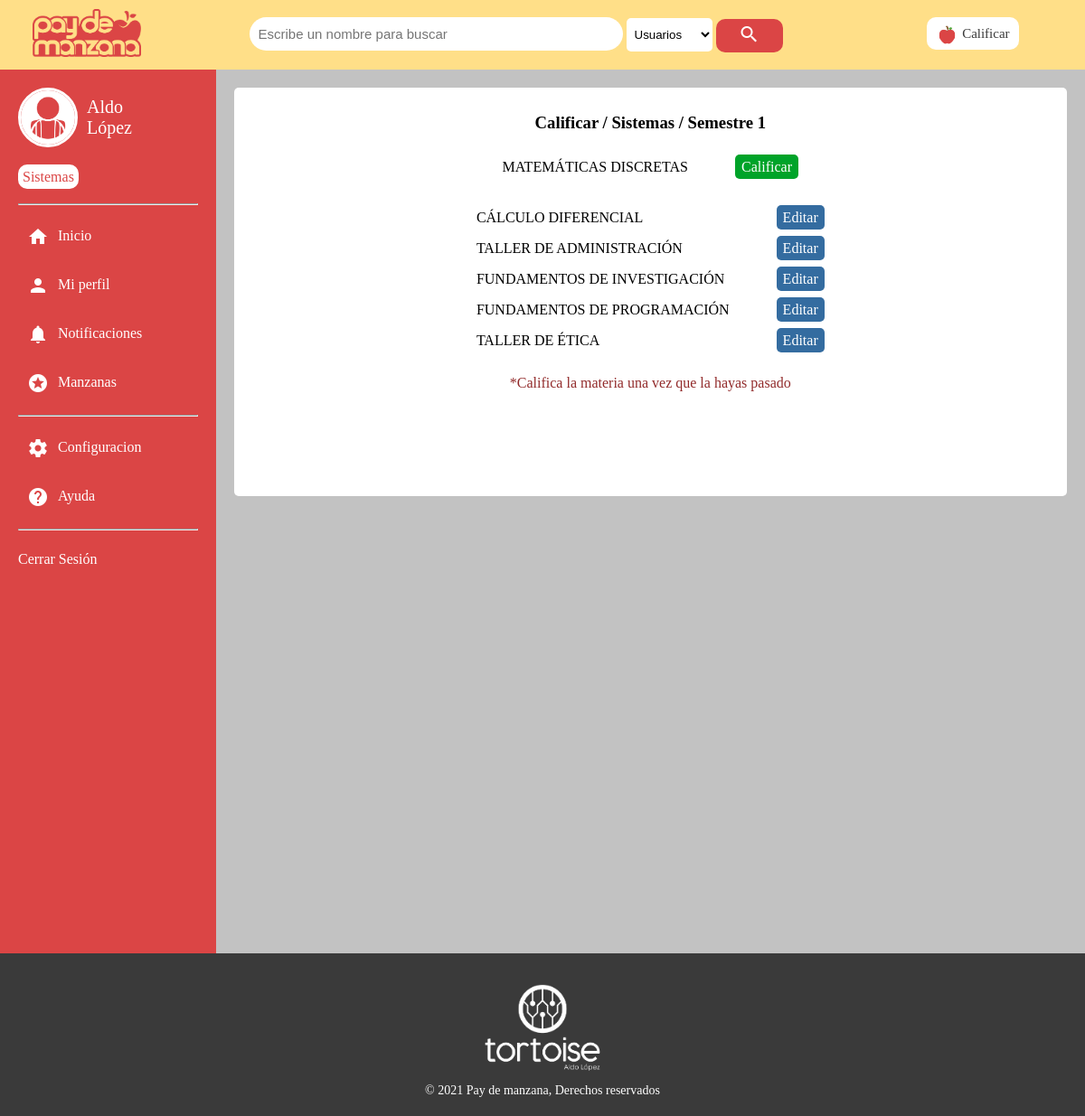
Screenshot of /Calificar/semestre?id=1 (signed in) with the database file from the repository.
### tables this page shows
CREATE TABLE `usuario_presentacion` (
  `Usuario` char(8) NOT NULL,
  `Imagen_ruta` varchar(60) NOT NULL,
  `Descripcion` varchar(500) NOT NULL
);

CREATE TABLE `usuario` (
  `No_control` char(8) NOT NULL,
  `Nombre` varchar(60) NOT NULL,
  `Apellido` varchar(80) NOT NULL,
  `Sexo` enum('Masculino','Femenino','Sin especificar') NOT NULL,
  `Correo` varchar(25) NOT NULL,
  `Carrera` int(11) NOT NULL,
  `Anio_ingreso` year(4) NOT NULL
);

CREATE TABLE `carrera` (
  `Id_carrera` int(11) NOT NULL,
  `Nombre_carrera` varchar(100) DEFAULT NULL,
  `Nombre_corto` varchar(20) DEFAULT NULL,
  `Semestres` int(11) DEFAULT NULL
);

CREATE TABLE `materia` (
  `Id_materia` int(11) NOT NULL,
  `Nombre_materia` varchar(100) NOT NULL,
  `Semestre` int(11) NOT NULL,
  `Carrera` int(11) NOT NULL
);

### model/usuario/ver_perfil.php (called while the page is built, shortened)
<?php
    $sql="SELECT Nombre, Apellido, Carrera FROM usuario WHERE No_control=:usuario";
    $resultado=$base->prepare($sql);
    $resultado->bindValue(":usuario",$usuario);
    $resultado->execute();
    $registro=$resultado->fetch((PDO::FETCH_ASSOC));
    $profilename = $registro["Nombre"] . " " . $registro["Apellido"];
    $carrera = $registro["Carrera"];
    $sql="SELECT Imagen_ruta FROM usuario_presentacion WHERE Usuario=:usuario";
    $resultado=$base->prepare($sql);
    $resultado->bindValue(":usuario",$usuario);
    $resultado->execute();
    $registro=$resultado->fetch((PDO::FETCH_ASSOC));
    $profileimage = $registro["Imagen_ruta"];
    $sql="SELECT * FROM carrera WHERE Id_carrera=:carrera";
    $resultado=$base->prepare($sql);
    $resultado->bindValue(":carrera",$carrera);
    $resultado->execute();
    $registro=$resultado->fetch((PDO::FETCH_ASSOC));
    $profilecareer = $registro["Nombre_corto"];
?>

### model/Calificar/ver_materias.php (the view, shortened to what this page needs)
<?php
    $sql="";
    if(!$calificadas){
        $sql = "SELECT * FROM materia A WHERE A.Carrera = $carrera and A.Semestre = $semestre AND NOT EXISTS(Select Materia From calificacion B Where A.Id_materia = B.Materia AND B.Usuario=:usuario)";
    }else{
        $sql = "SELECT * FROM materia A WHERE A.Carrera = $carrera and A.Semestre = $semestre AND EXISTS(Select Materia From calificacion B Where A.Id_materia = B.Materia AND B.Usuario=:usuario)";
    }
    $resultado=$base->prepare($sql);
    $resultado->bindValue(":usuario",encriptar($usuario));
    $resultado->execute();
    $registros=$resultado->fetchAll((PDO::FETCH_OBJ));
    echo '<table class="materias">';
    foreach($registros as $materias){
        echo '<tr>';
        echo "<td>$materias->Nombre_materia</td>";
        echo "<td>";
        if(!$calificadas){
            echo "<a href=\"calificar?materia=$materias->Id_materia\" class=\"no-calif\">Calificar";
        }else{
            echo "<a href=\"calificar?materia=$materias->Id_materia\" class=\"calif\">Editar";
        }
        echo "</a>";
        echo "</td>";
        echo '</tr>';
    }
    echo "</table>";
?>

### view/common/head/head_folder.php (shortened to what this page needs)
<!DOCTYPE html>
<html lang="es" class="h-100">
<head>
    <link href="../style/header.css" rel="stylesheet">
    <link href="../style/side-bar.css" rel="stylesheet">
    <link href="../style/footer.css" rel="stylesheet">

### Calificar/semestre.php (shortened to what this page needs)
<?php
    require_once("../controller/conexion.php");
    if(!isset($_SESSION["usuario"])){
        header("location:../login");
    }else{
        $usuario = $_SESSION["usuario"];
    }
    $semestre = $_GET["id"];
    require("../model/usuario/ver_perfil.php");
    require_once("../view/common/head/head_folder.php");
?>
    <link href="../style/Calificar/main.css" rel="stylesheet">
    <link href="../style/Calificar/semestre.css" rel="stylesheet">
</head>
<body>
    <div class="main">
        <div class="contenido">
            <?php
                require_once("../view/common/sidebar/side_folder.php");
                require_once("../view/Calificar/semestre.php");
            ?>
        </div>
    </div>
</body>
</html>

### view/common/sidebar/side_folder.php
<div class="sidebar" id="sidebar">
    <div class="perfil">
        <div class="nombre">
            <img src="../uploads/profile-images/<?php echo $profileimage; ?>" alt="perfil" width="60px">
            <span><?php echo $profilename; ?></span>
        </div>
        <div class="carrera">
            <span><?php echo $profilecareer; ?></span>
        </div>
    </div>
    <ul>
        <hr>
        <li><a href="../" id="side-inicio"><i class="material-icons">home</i><span class="side-text">Inicio</span></a></li>
        <li><a href="#" id="side-perfil"><i class="material-icons">person</i><span class="side-text">Mi perfil</span></a></li>
        <li><a href="#" id="side-notificaciones"><i class="material-icons">notifications</i><span class="side-text">Notificaciones</span></a></li>
        <li><a href="#" id="side-manzanas"><i class="material-icons">stars</i><span class="side-text">Manzanas</span></a></li>
        <hr>
        <li><a href="#" id="side-config"><i class="material-icons">settings</i><span class="side-text">Configuracion</span></a></li>
        <li><a href="#" id="side-ayuda"><i class="material-icons">help</i><span class="side-text">Ayuda</span></a></li>
        <hr>
        <li><a href="../logout" id="side-ayuda"><span class="side-text">Cerrar Sesión</span></a></li>
    </ul>
</div>

### view/Calificar/semestre.php
<div class="espacio">
    <div class="frame">
        <h3>Calificar / <?php echo $profilecareer;?> / Semestre <?php echo $semestre?></h3>
        <?php
            $calificadas=false;
            require("../model/Calificar/ver_materias.php");
            $calificadas=true;
            require("../model/Calificar/ver_materias.php");
        ?>
        <p>*Califica la materia una vez que la hayas pasado</p>
    </div>
</div>

### style/header.css (style rules this page uses)
body { margin: 0; padding: 0; font-family: ProximaNova-Regular; }
body { padding: 0px 0px; background: #c2c2c2; }
body header { width: 100%; background: #ffdf88; display: -webkit-box; display: -ms-flexbox; display: flex; -webkit-box-align: center; -ms-flex-align: center; align-items: center; }
body header div { display: inline-block; vertical-align: middle; text-align: center; }
body header .barra-top { padding: 10px; width: 100%; }
body header .barra-top .buscar { width: 70%; }
body header .barra-top .buscar input[type="text"], body header .barra-top .buscar input[type="tel"], body header .barra-top .buscar input[type="email"], body header .barra-top .buscar input[type="password"], body header .barra-top .buscar input[type="number"] { background: #FFF; width: 50%; max-width: 1000px; border-radius: 20px; -webkit-box-sizing: border-box; box-sizing: border-box; border: 0px solid #db4545; font-size: 15px; padding: 10px; }
body header .barra-top .buscar select { line-height: 1.3; padding: 10px 5px; -webkit-box-sizing: border-box; box-sizing: border-box; border: 0px solid #db4545; border-radius: 5px; background: #ffffff; }
body header .barra-top .buscar select option { font-weight: normal; padding: 5px; }
body header .barra-top .buscar button { color: #ffffff; border: 0; border-radius: 10px; background: #db4545; padding: 5px 25px; vertical-align: middle; }
body header .barra-top .img { width: 10%; }
body header .barra-top .calificar { width: 15%; }
body header .barra-top .calificar a { font-size: 15px; font-family: Proxima Nova Bold; text-decoration: none; color: #3a3a3a; padding: 10px; border-radius: 10px; border: 0px solid #db4545; background: #FFFFFF; }
body header .barra-top .calificar a img { vertical-align: middle; }

### style/side-bar.css (style rules this page uses)
body { margin: 0; padding: 0; font-family: ProximaNova-Regular; }
.main { width: 100%; }
.main .contenido { margin: 0; width: 100%; display: -webkit-box; display: -ms-flexbox; display: flex; }
.main .contenido .sidebar { margin: 0px 0px; width: 250px; background: #db4545; color: #FFFFFF; padding: 20px; float: left; overflow: hidden; -ms-flex-wrap: wrap; flex-wrap: wrap; -webkit-box-pack: justify; -ms-flex-pack: justify; justify-content: space-between; }
.main .contenido .sidebar ul { display: block; width: 100%; list-style: none; margin: 10px 0px; text-align: left; list-style-type: none; padding: 0px; height: 100vh; }
.main .contenido .sidebar ul li { width: 100%; margin: 0px; display: block; }
.main .contenido .sidebar ul li a { width: 100%; padding: 15px 0px; display: block; text-decoration: none; color: #FFFFFF; -webkit-transition: padding .3s; transition: padding .3s; }
.main .contenido .sidebar ul li a i { margin: 0px 10px; vertical-align: middle; }
.main .contenido .sidebar .perfil .nombre { width: 70px; height: 70px; display: -webkit-box; display: -ms-flexbox; display: flex; }
.main .contenido .sidebar .perfil .nombre img { width: 60px; height: 60px; border-radius: 50%; border: 3px solid #ffffff; -o-object-fit: cover; object-fit: cover; float: left; }
.main .contenido .sidebar .perfil .nombre span { float: left; margin: 10px 10px; font-size: 20px; vertical-align: middle; -webkit-box-align: center; -ms-flex-align: center; align-items: center; }
.main .contenido .sidebar .carrera { margin: 20px auto; }
.main .contenido .sidebar .carrera span { padding: 5px; border-radius: 10px; background: #ffffff; color: #db4545; font-family: Proxima Nova Bold; }

### style/footer.css (style rules this page uses)
body { margin: 0; padding: 0; font-family: ProximaNova-Regular; }
footer { text-align: center; width: 100%; background: #3a3a3a; color: #FFFFFF; font-size: 14px; }
footer div { width: 100%; padding: 20px 0px; }
footer div img { width: 150px; display: block; margin: 10px auto; }

### style/Calificar/main.css (style rules this page uses)
.espacio { width: 100%; padding: 20px; -webkit-box-sizing: border-box; box-sizing: border-box; }
.espacio .frame { width: 100%; margin: 0px auto; background: #FFFFFF; padding: 10px 20px 100px 20px; -webkit-box-sizing: border-box; box-sizing: border-box; border-radius: 5px; text-align: center; }

### style/Calificar/semestre.css (style rules this page uses)
body { margin: 0; padding: 0; font-family: ProximaNova-Regular; }
.frame table { margin: 20px auto; text-align: left; }
.frame table td { padding: 7px 25px; }
.frame table td a { color: #ffffff; text-decoration: none; padding: 5px 7px; border-radius: 5px; }
.frame table td a[class="calif"] { background: #346ca0; }
.frame table td a[class="no-calif"] { background: #00a329; }
.frame p { font-family: Proxima Nova Bold; color: #922b2b; }

### rows the page displays
usuario_presentacion: Imagen_ruta (picture)
usuario: profilename "Aldo López"
carrera: Nombre_corto "Sistemas"
materia: Nombre_materia "MATEMÁTICAS DISCRETAS"
materia: Nombre_materia "CÁLCULO DIFERENCIAL"
materia: Nombre_materia "TALLER DE ADMINISTRACIÓN"
materia: Nombre_materia "FUNDAMENTOS DE INVESTIGACIÓN"
materia: Nombre_materia "FUNDAMENTOS DE PROGRAMACIÓN"
materia: Nombre_materia "TALLER DE ÉTICA"

### other values shown
$semestre "1"
